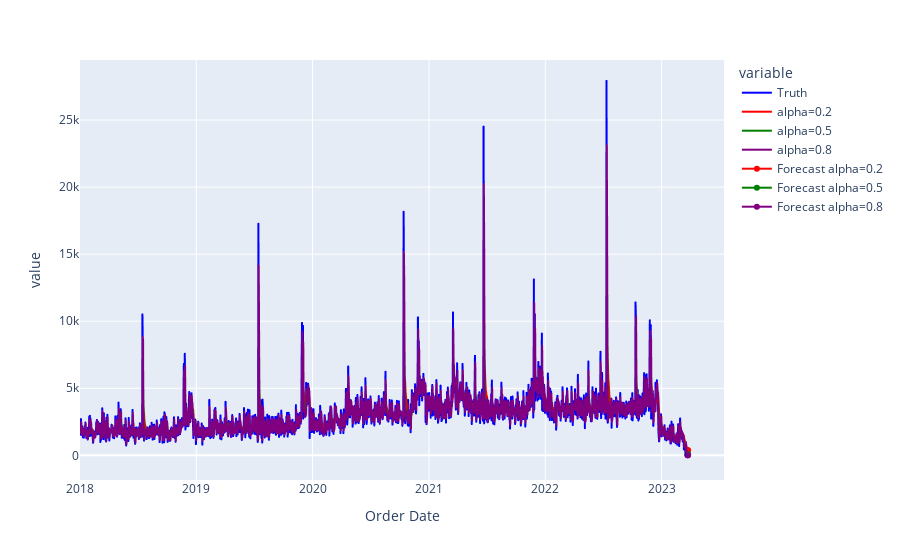

The cell this chart's notebook holds for it:
### Code cell
import plotly.graph_objects as go

# Plotting our data

smoothData = pd.DataFrame([revenue.values, alpha020.fittedvalues.values,  alpha050.fittedvalues.values,  alpha080.fittedvalues.values]).T
smoothData.columns = ['Truth', 'alpha=0.2', 'alpha=0.5', 'alpha=0.8']
smoothData.index = revenue.index

fig = px.line(smoothData, y = ['Truth', 'alpha=0.2', 'alpha=0.5', 'alpha=0.8'],
        x = smoothData.index,
        color_discrete_map={"Truth": 'blue',
                           'alpha=0.2': 'red',
                            'alpha=0.5':'green',
                            'alpha=0.8':'purple'}
       )

# Incorporating the Forecasts

fig.add_trace(go.Scatter(x=forecast020.index, y = forecast020.values, name='Forecast alpha=0.2', line={'color':'red'}))
fig.add_trace(go.Scatter(x=forecast050.index, y = forecast050.values, name='Forecast alpha=0.5', line={'color':'green'}))
fig.add_trace(go.Scatter(x=forecast080.index, y = forecast080.values, name='Forecast alpha=0.8', line={'color':'purple'}))

### Figure 1 — Plotly figure (JSON) as saved in the notebook; plotly's stock layout.template omitted (floating-point values rounded to 4 significant figures; data arrays with more than 128 entries replaced by an {"elided": "..."} marker saying what was removed)
{"data": [{"hovertemplate": "variable=Truth<br>Order Date=%{x}<br>value=%{y}<extra></extra>", "legendgroup": "Truth", "line": {"color": "blue", "dash": "solid"}, "marker": {"symbol": "circle"}, "mode": "lines", "name": "Truth", "showlegend": true, "type": "scattergl", "x": {"elided": "1907 str values"}, "xaxis": "x", "y": {"elided": "1907 float values"}, "yaxis": "y"}, {"hovertemplate": "variable=alpha=0.2<br>Order Date=%{x}<br>value=%{y}<extra></extra>", "legendgroup": "alpha=0.2", "line": {"color": "red", "dash": "solid"}, "marker": {"symbol": "circle"}, "mode": "lines", "name": "alpha=0.2", "showlegend": true, "type": "scattergl", "x": {"elided": "1907 str values"}, "xaxis": "x", "y": {"elided": "1907 float values"}, "yaxis": "y"}, {"hovertemplate": "variable=alpha=0.5<br>Order Date=%{x}<br>value=%{y}<extra></extra>", "legendgroup": "alpha=0.5", "line": {"color": "green", "dash": "solid"}, "marker": {"symbol": "circle"}, "mode": "lines", "name": "alpha=0.5", "showlegend": true, "type": "scattergl", "x": {"elided": "1907 str values"}, "xaxis": "x", "y": {"elided": "1907 float values"}, "yaxis": "y"}, {"hovertemplate": "variable=alpha=0.8<br>Order Date=%{x}<br>value=%{y}<extra></extra>", "legendgroup": "alpha=0.8", "line": {"color": "purple", "dash": "solid"}, "marker": {"symbol": "circle"}, "mode": "lines", "name": "alpha=0.8", "showlegend": true, "type": "scattergl", "x": {"elided": "1907 str values"}, "xaxis": "x", "y": {"elided": "1907 float values"}, "yaxis": "y"}, {"line": {"color": "red"}, "name": "Forecast alpha=0.2", "type": "scatter", "x": ["2023-03-23T00:00:00", "2023-03-24T00:00:00", "2023-03-25T00:00:00"], "y": [373.9, 373.9, 373.9]}, {"line": {"color": "green"}, "name": "Forecast alpha=0.5", "type": "scatter", "x": ["2023-03-23T00:00:00", "2023-03-24T00:00:00", "2023-03-25T00:00:00"], "y": [73.11, 73.11, 73.11]}, {"line": {"color": "purple"}, "name": "Forecast alpha=0.8", "type": "scatter", "x": ["2023-03-23T00:00:00", "2023-03-24T00:00:00", "2023-03-25T00:00:00"], "y": [7.269, 7.269, 7.269]}], "layout": {"legend": {"title": {"text": "variable"}, "tracegroupgap": 0}, "margin": {"t": 60}, "xaxis": {"anchor": "y", "domain": [0, 1], "title": {"text": "Order Date"}}, "yaxis": {"anchor": "x", "domain": [0, 1], "title": {"text": "value"}}}}
